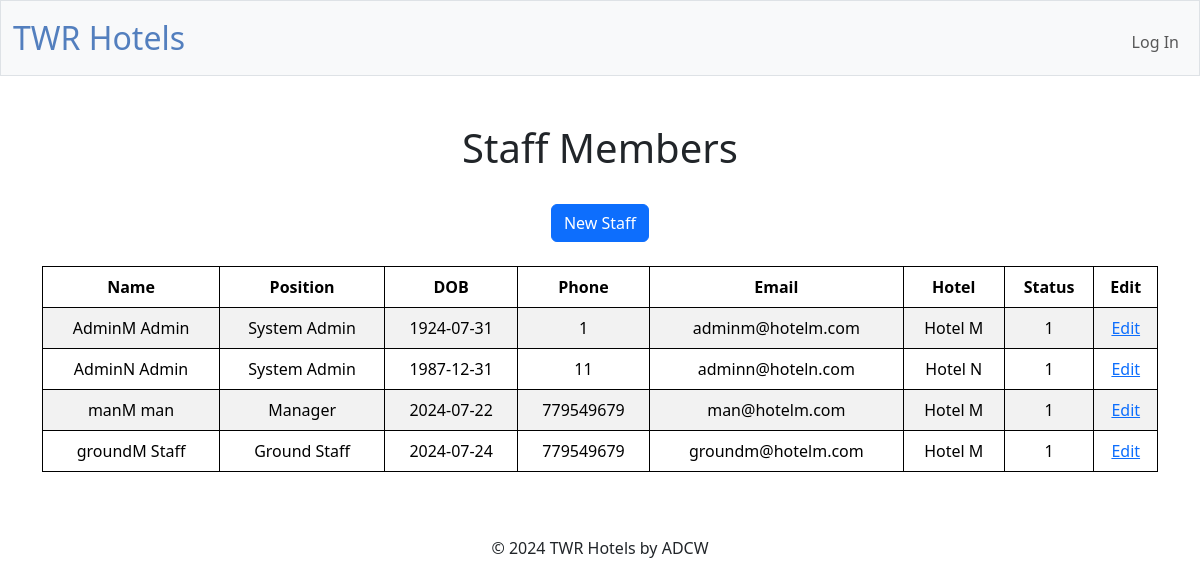
Page /staff on the earlier database version.
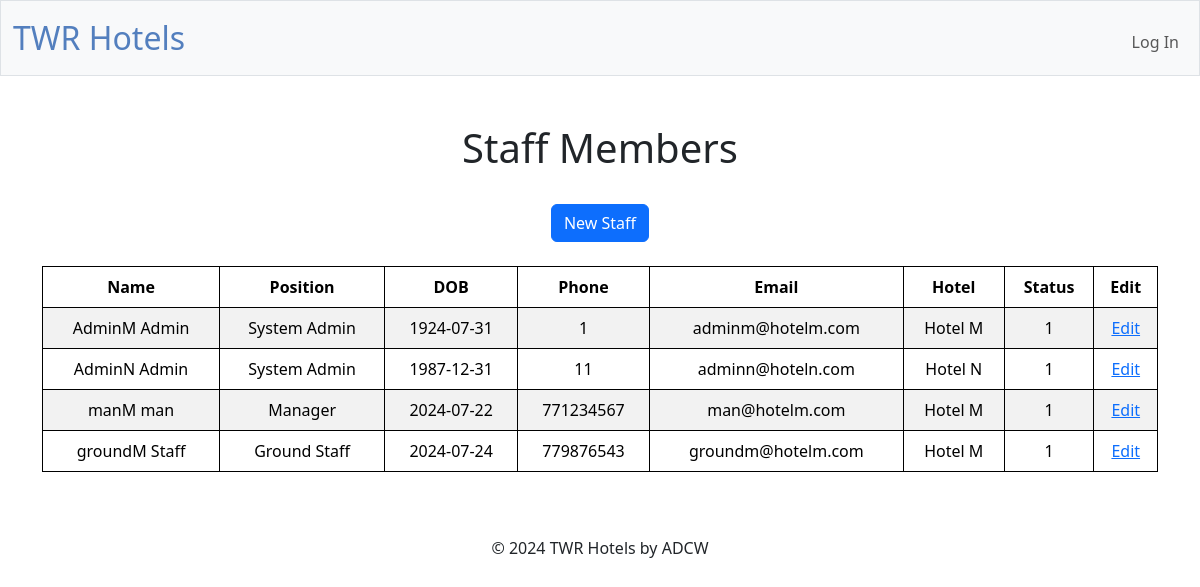
Same page on the later database version.
### tables this page shows
CREATE TABLE "staff_members" (staffID INTEGER PRIMARY KEY AUTOINCREMENT NOT NULL, hotelID INTEGER NOT NULL, firstName TEXT NOT NULL, lastName TEXT NOT NULL, positionID INTEGER NOT NULL DEFAULT 1,password TEXT NOT NULL,  dateOfBirth DATE NOT NULL, phone INTEGER NOT NULL, email TEXT NOT NULL, statusID INTEGER NOT NULL DEFAULT 1, FOREIGN KEY (hotelID) REFERENCES hotels(hotelID), FOREIGN KEY (positionID) REFERENCES position(id), FOREIGN KEY (statusID) REFERENCES status(statusID));

CREATE TABLE position (id INTEGER PRIMARY KEY AUTOINCREMENT NOT NULL, name TEXT NOT NULL);

CREATE TABLE "hotels" (hotelID INTEGER PRIMARY KEY AUTOINCREMENT NOT NULL , name TEXT NOT NULL, address TEXT, phone INTEGER NOT NULL, email TEXT NOT NULL, checkinTime TIME NOT NULL, checkoutTime TIME NOT NULL, statusID INTEGER NOT NULL, FOREIGN KEY (statusID) REFERENCES status(statusID));

### app.py (the view)
@app.route("/staff", methods=["GET"])
@manager_required
def staff():
    staff = db.execute(
        "SELECT staff_members.*, hotels.name as hotelName, status.status, position.name as position FROM staff_members INNER JOIN hotels ON staff_members.hotelID = hotels.hotelID INNER JOIN status ON staff_members.statusID = status.statusID INNER JOIN position ON staff_members.positionID = position.id ORDER BY positionID DESC, firstName, lastName")
    return render_template("staff.html", staff=staff)

### app.py (called while the page is built)
@app.after_request
def after_request(response):
    response.headers["Cache-Control"] = "no-cache, no-store, must-revalidate"
    response.headers["Expires"] = 0
    response.headers["Pragma"] = "no-cache"
    return response

### templates/staff.html (shortened to what this page needs)
{% extends "layout.html" %}
{% block main %}
<h1>Staff Members</h1>
<br>
<a href="/new_staff" class="btn btn-primary">New Staff</a>
<br>
<br>
<table class="table table-striped">
    <thead>
        <tr>
            <th>Name</th>
            <th>Position</th>
            <th>DOB</th>
            <th>Phone</th>
            <th>Email</th>
            <th>Hotel</th>
            <th>Status</th>
            <th>Edit</th>
        </tr>
    </thead>
    <tbody>
        {% for staff in staff %}
            <tr>
                <td>{{ staff["firstName"] }} {{ staff["lastName"]}}</td>
                <td>{{ staff["position"] }}</td>
                <td>{{ staff["dateOfBirth"] }}</td>
                <td>{{ staff["phone"] }}</td>
                <td>{{ staff["email"] }}</td>
                <td>{{ staff["hotelName"] }}</td>
                <td>{{ staff["statusID"] }}</td>
                <td><a href="/edit_staff?staffid={{ staff['staffID'] }}">Edit</a></td>
            </tr>
        {% endfor %}
    </tbody>
</table>
{% endblock %}

Differences in the rows shown:
changed staff_members "manM": phone "779549679" → "771234567"
changed staff_members "groundM": phone "779549679" → "779876543"
